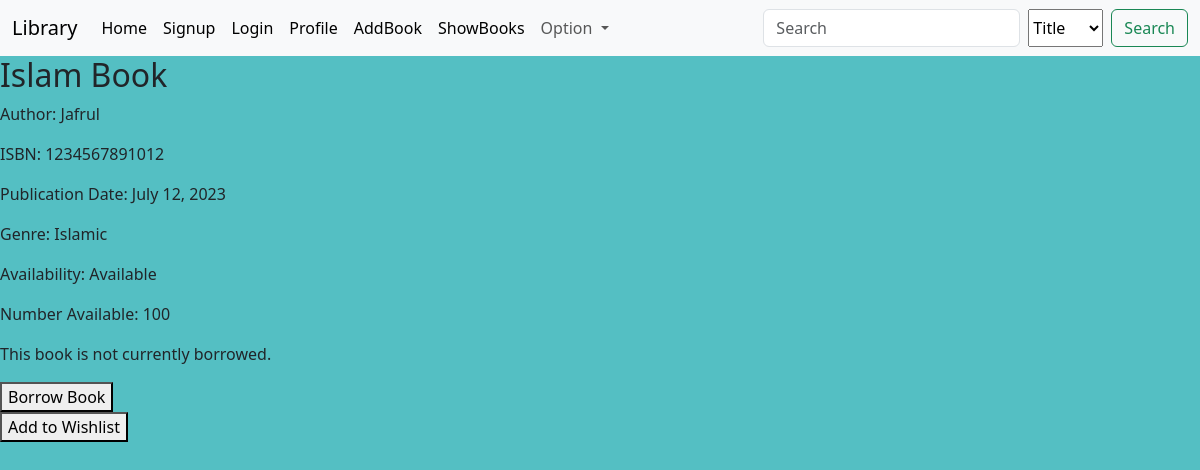
The page /sign/bookdetail/1234567891012/ (signed in) on the database its author committed.
### user/models.py (models this page shows)
class Book(models.Model):
    isbn = models.IntegerField(primary_key=True)
    title = models.CharField(max_length=50)
    author = models.CharField(max_length=50)
    publication_date = models.DateField(auto_now_add=True)
    genre = models.CharField(max_length=50)
    availability = models.BooleanField(default=False)
    num_available = models.PositiveIntegerField(default=1)

### user/views.py (the view, shortened to what this page needs)
# urls.py: path('bookdetail/<int:isbn>/',Book_detail,name='BOOKDETAIL'),
@login_required
def Book_detail(request,isbn):
    book = get_object_or_404(Book,isbn=isbn)
    borrowed_books = BorrowedBook.objects.filter(user=request.user, book=book, returned=False)
    fine_amount = None
    if borrowed_books:
        borrowed_book = borrowed_books.first()  # Get the first borrowed book (if available)
        if borrowed_book.due_date < timezone.now().date():
            days_late = (timezone.now().date() - borrowed_book.due_date).days
            fine_rate = 0.50  # Example: $0.50 fine per day
            max_fine = 10.0  # Example: Maximum fine amount $10.00
            fine_amount = min(days_late * fine_rate, max_fine)
    else:
        fine_amount = None
    in_wishlist = Wishlist.objects.filter(user = request.user,book=book).exists()
    return render(request,'borrow/book_details.html',{'book':book,'borrowed_books':borrowed_books,'fine_amount':fine_amount,'Wishlist':in_wishlist})

### templates/borrow/book_details.html (shortened to what this page needs)
{% extends "Home/home.html" %}
{% block content %}
<h2>{{ book.title }}</h2>
<p>Author: {{ book.author }}</p>
<p>ISBN: {{ book.isbn }}</p>
<p>Publication Date: {{ book.publication_date }}</p>
<p>Genre: {{ book.genre }}</p>
<p>Availability: {% if book.availability %}Available{% else %}Not Available{% endif %}</p>
<p>Number Available: {{ book.num_available }}</p>
{% if borrowed_books %}
{% if borrowed_books.count > 0 %}
<h3>Your Borrowed Book Information:</h3>
<p>Due Date: {{ borrowed_books.0.due_date }}</p>
{% if borrowed_books.0.returned %}
<p>Book returned successfully.</p>
{% else %}
<form method="post" action="{% url 'BOOKDETAIL' book.isbn %}">
    {% csrf_token %}
    <button type="submit" name="return">Return Book</button>
</form>
{% endif %}
{% endif %}
{% if fine_amount %}
<p>Fine Amount: ${{ fine_amount }}</p>
{% endif %}
{% else %}
<p>This book is not currently borrowed.</p>
{% endif %}
{% if book.availability and not borrowed_books %}
<form method="post" action="{% url 'BOOKDETAIL' book.isbn %}">
    <button type="submit" name="borrow">Borrow Book</button>
</form>
{% endif %}
{% if not Wishlist%}
<form method="post" action="{% url 'WISHLIST'%}">
    <button type="submit" name="add_to_wishlist">Add to Wishlist</button>
</form>
{% endif %}
{% endblock content %}

### rows shown on the page
Book: title "Islam Book", author "Jafrul", isbn "1234567891012", publication_date "July 12, 2023", genre "Islamic", num_available "100"
